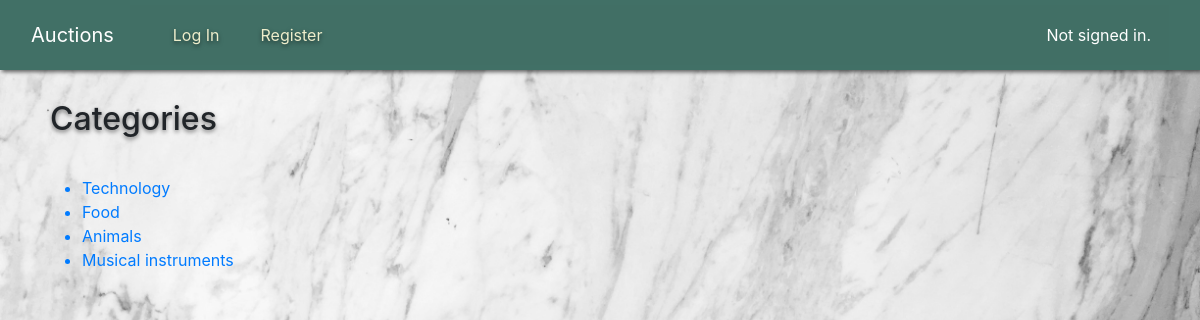
Before: /categories with the older database file.
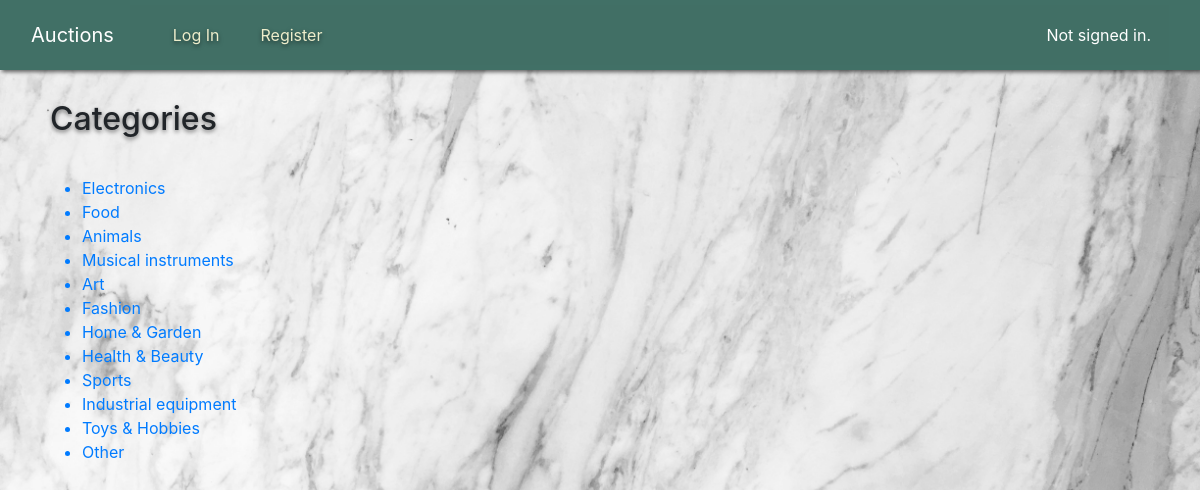
After: the same page with the newer database file.
### auctions/models.py (models this page shows, shortened)
class Category(models.Model):
    title = models.CharField(max_length=100)

### auctions/views.py (the view)
# urls.py: path("categories", views.categories, name="categories"),
def categories(request):
    categories = Category.objects.all()
    return render(request, "auctions/categories.html", {
        "categories":categories
    })

### auctions/templates/auctions/categories.html (shortened to what this page needs)
{% extends "auctions/layout.html" %}
{% block body %}
    <h2>Categories</h2>
    <ul>
        {% for category in categories%}
            <a href="{% url 'category' category.id%}"><li>{{category.title}}</li></a>
        {% endfor %}
    </ul>
{% endblock %}

Changed rows visible on the page:
changed Category: title "Technology" → "Electronics"
added Category: title "Art"
added Category: title "Fashion"
added Category: title "Home & Garden"
added Category: title "Health & Beauty"
added Category: title "Sports"
added Category: title "Industrial equipment"
added Category: title "Toys & Hobbies"
added Category: title "Other"
